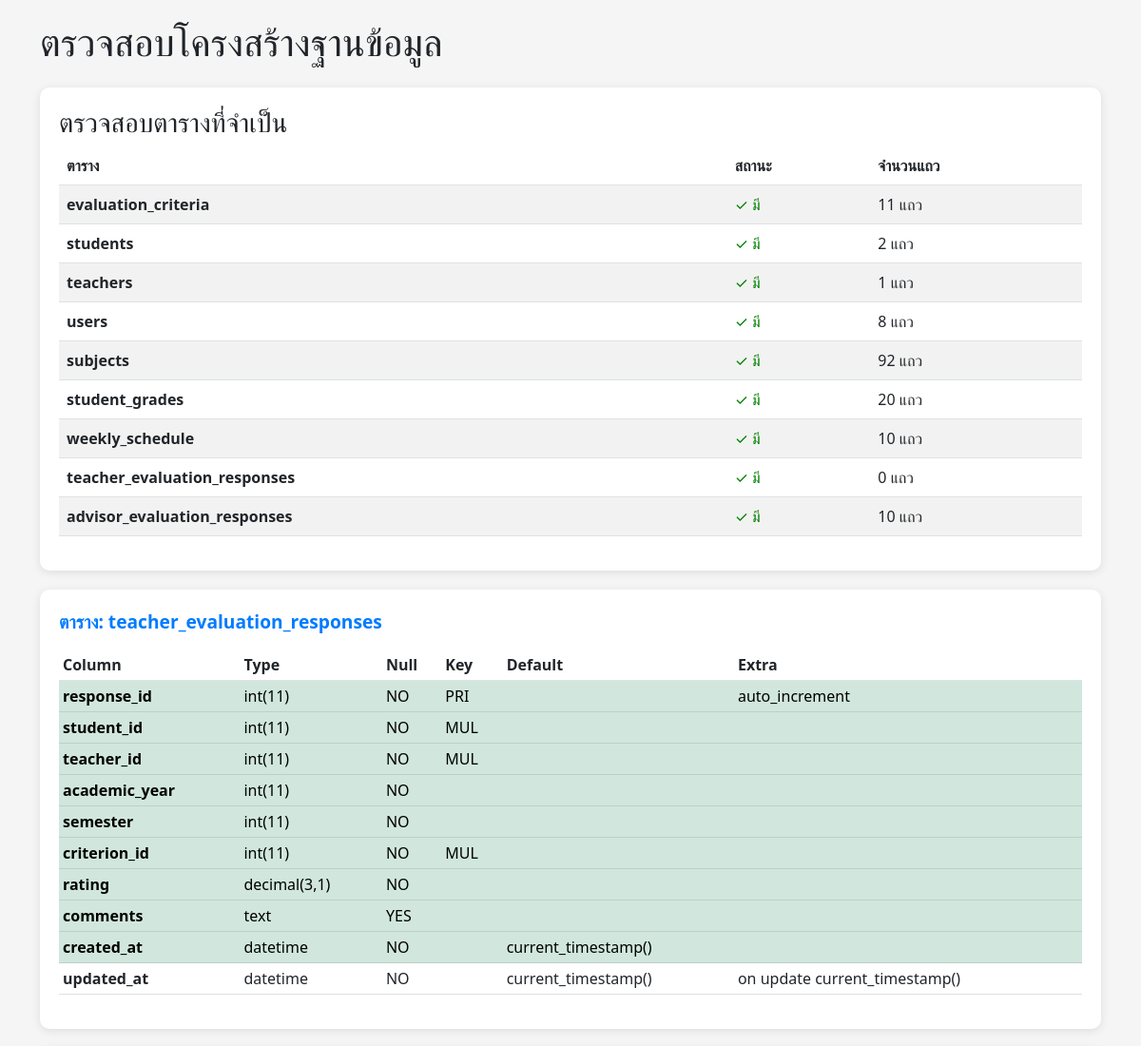
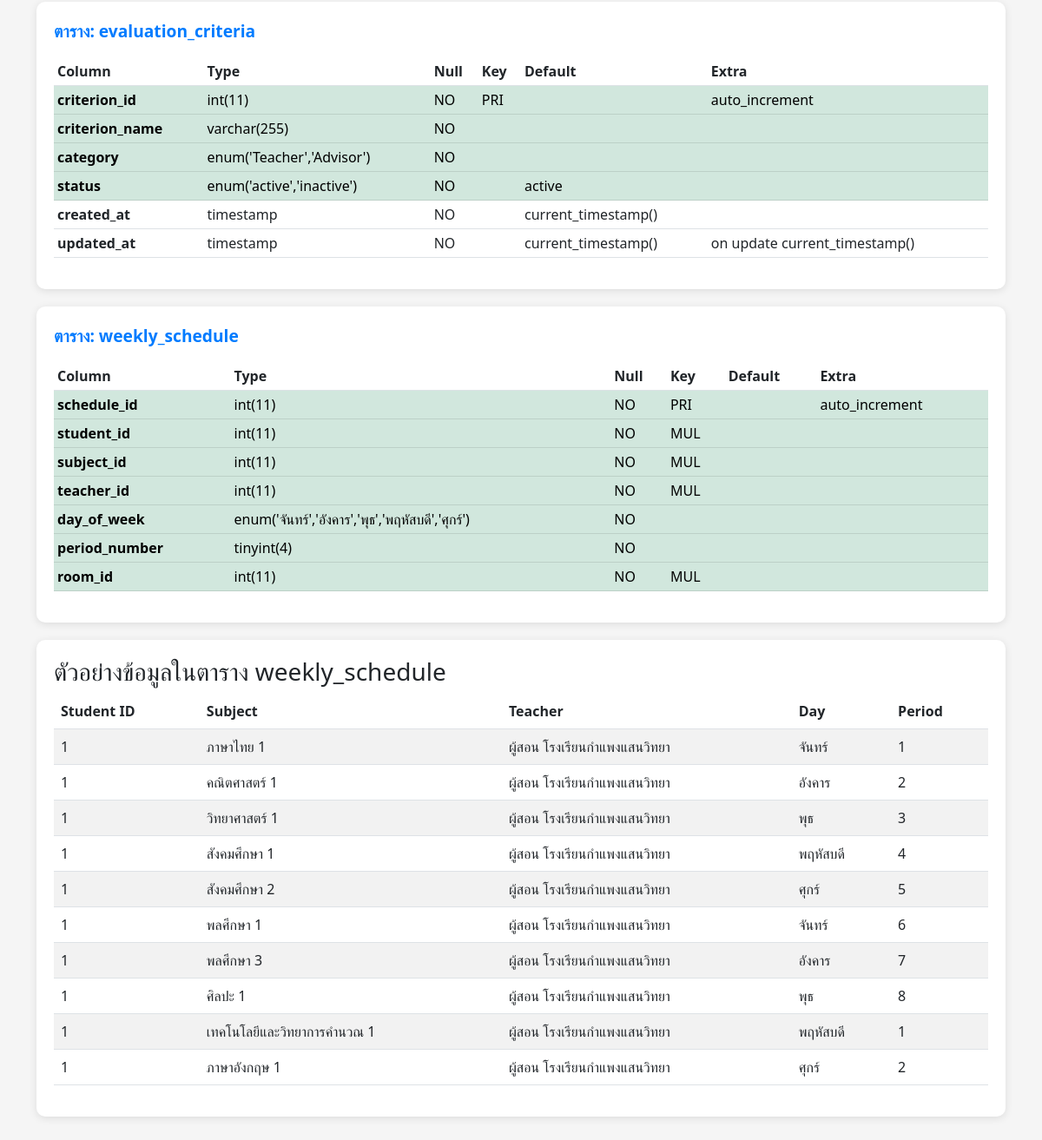
The page /check_database_structure.php on the database its author committed (2 pictures, top to bottom).
### tables this page shows
CREATE TABLE `weekly_schedule` (
  `schedule_id` int(11) NOT NULL,
  `student_id` int(11) NOT NULL,
  `subject_id` int(11) NOT NULL,
  `teacher_id` int(11) NOT NULL,
  `day_of_week` enum('จันทร์','อังคาร','พุธ','พฤหัสบดี','ศุกร์') NOT NULL,
  `period_number` tinyint(4) NOT NULL,
  `room_id` int(11) NOT NULL
);

CREATE TABLE `subjects` (
  `subject_id` int(11) NOT NULL,
  `subject_code` varchar(20) NOT NULL,
  `subject_name` varchar(100) NOT NULL,
  `credits` decimal(3,1) NOT NULL,
  `description` text,
  `grade_level` enum('ม.1','ม.2','ม.3','ม.4','ม.5','ม.6') NOT NULL,
  `area_id` int(11) NOT NULL,
  `created_at` timestamp NOT NULL DEFAULT CURRENT_TIMESTAMP,
  `updated_at` timestamp NOT NULL DEFAULT CURRENT_TIMESTAMP ON UPDATE CURRENT_TIMESTAMP
);

CREATE TABLE `users` (
  `user_id` int(11) NOT NULL,
  `username` varchar(100) NOT NULL,
  `password` varchar(255) NOT NULL,
  `prefix_name` varchar(20) NOT NULL,
  `first_name` varchar(100) NOT NULL,
  `last_name` varchar(100) NOT NULL,
  `email` varchar(100) NOT NULL,
  `phone` varchar(20) DEFAULT NULL,
  `profile_picture` varchar(255) DEFAULT NULL,
  `status` enum('active','inactive') DEFAULT 'active',
  `created_at` timestamp NULL DEFAULT CURRENT_TIMESTAMP,
  `updated_at` timestamp NULL DEFAULT CURRENT_TIMESTAMP ON UPDATE CURRENT_TIMESTAMP
);

### check_database_structure.php (the view, shortened to what this page needs)
<?php
include('db_connection.php');
?>
<!DOCTYPE html>
<html lang="th">
<head>
    <link href="https://cdnjs.cloudflare.com/ajax/libs/bootstrap/5.3.0/css/bootstrap.min.css" rel="stylesheet">
</head>
<body>
    <div class="container">
        <h1 class="mb-4"><i class="bi bi-database"></i> ตรวจสอบโครงสร้างฐานข้อมูล</h1>
<?php
$required_tables = [
    'evaluation_criteria',
    'students',
    'teachers',
    'users',
    'subjects',
    'student_grades',
    'weekly_schedule',
    'teacher_evaluation_responses',
    'advisor_evaluation_responses'
];
echo '<div class="table-section">';
echo '<h3>ตรวจสอบตารางที่จำเป็น</h3>';
echo '<table class="table table-striped">';
echo '<thead><tr><th>ตาราง</th><th>สถานะ</th><th>จำนวนแถว</th></tr></thead><tbody>';
foreach ($required_tables as $table) {
    $result = mysqli_query($conn, "SHOW TABLES LIKE '$table'");
    $exists = mysqli_num_rows($result) > 0;
    if ($exists) {
        $count_result = mysqli_query($conn, "SELECT COUNT(*) as count FROM `$table`");
        $count = mysqli_fetch_assoc($count_result)['count'];
        echo "<tr>";
        echo "<td><strong>$table</strong></td>";
        echo "<td><span class='status-ok'>✓ มี</span></td>";
        echo "<td>$count แถว</td>";
        echo "</tr>";
    } else {
        echo "<tr>";
        echo "<td><strong>$table</strong></td>";
        echo "<td><span class='status-missing'>✗ ไม่มี</span></td>";
        echo "<td>-</td>";
        echo "</tr>";
    }
}
echo '</tbody></table>';
echo '</div>';
$tables_to_check = [
    'teacher_evaluation_responses' => [
        'response_id', 'student_id', 'teacher_id', 'academic_year',
        'semester', 'criterion_id', 'rating', 'comments', 'created_at'
    ],
    'evaluation_criteria' => [
        'criterion_id', 'criterion_name', 'category', 'status'
    ],
    'weekly_schedule' => [
        'schedule_id', 'student_id', 'subject_id', 'teacher_id',
        'day_of_week', 'period_number', 'room_id'
    ]
];
foreach ($tables_to_check as $table => $required_columns) {
    echo '<div class="table-section">';
    echo "<div class='table-name'>ตาราง: $table</div>";
    $columns_result = mysqli_query($conn, "SHOW COLUMNS FROM `$table`");
    echo '<table class="table table-sm">';
    echo '<thead><tr><th>Column</th><th>Type</th><th>Null</th><th>Key</th><th>Default</th><th>Extra</th></tr></thead><tbody>';
    while ($col = mysqli_fetch_assoc($columns_result)) {
        $in_required = in_array($col['Field'], $required_columns);
        $row_class = $in_required ? 'table-success' : '';
        echo "<tr class='$row_class'>";
        echo "<td><strong>{$col['Field']}</strong></td>";
        echo "<td>{$col['Type']}</td>";
        echo "<td>{$col['Null']}</td>";
        echo "<td>{$col['Key']}</td>";
        echo "<td>{$col['Default']}</td>";
        echo "<td>{$col['Extra']}</td>";
        echo "</tr>";
    }
    echo '</tbody></table>';
    echo '</div>';
}
echo '<div class="table-section">';
echo '<h3>ตัวอย่างข้อมูลในตาราง weekly_schedule</h3>';
$sample = mysqli_query($conn, "
    SELECT ws.*, s.subject_name, u.first_name, u.last_name
    FROM weekly_schedule ws
    LEFT JOIN subjects s ON ws.subject_id = s.subject_id
    LEFT JOIN teachers t ON ws.teacher_id = t.teacher_id
    LEFT JOIN users u ON t.user_id = u.user_id
    LIMIT 10
");
if (mysqli_num_rows($sample) > 0) {
    echo '<table class="table table-striped">';
    echo '<thead><tr><th>Student ID</th><th>Subject</th><th>Teacher</th><th>Day</th><th>Period</th></tr></thead><tbody>';
    while ($row = mysqli_fetch_assoc($sample)) {
        echo "<tr>";
        echo "<td>{$row['student_id']}</td>";
        echo "<td>{$row['subject_name']}</td>";
        echo "<td>{$row['first_name']} {$row['last_name']}</td>";
        echo "<td>{$row['day_of_week']}</td>";
        echo "<td>{$row['period_number']}</td>";
        echo "</tr>";
    }
    echo '</tbody></table>';
} else {
    echo '<div class="alert alert-warning">ไม่มีข้อมูลในตาราง weekly_schedule</div>';
}
echo '</div>';
?>
</div>
</body>
</html>

### check_database_structure.php (style rules this page uses)
body { padding: 20px; background: #f5f5f5; }
.table-section { background: white; padding: 20px; margin-bottom: 20px; border-radius: 10px; box-shadow: 0 2px 10px rgba(0,0,0,0.1); }
.table-name { color: #007bff; font-weight: bold; font-size: 1.2em; margin-bottom: 15px; }
.status-ok { color: green; }

### rows shown on the page
weekly_schedule: student "1", subject.subject_name "ภาษาไทย 1", users.first_name "ผู้สอน", users.last_name "โรงเรียนกำแพงแสนวิทยา", day_of_week "จันทร์", period_number "1"
weekly_schedule: student "1", subject.subject_name "คณิตศาสตร์ 1", users.first_name "ผู้สอน", users.last_name "โรงเรียนกำแพงแสนวิทยา", day_of_week "อังคาร", period_number "2"
weekly_schedule: student "1", subject.subject_name "วิทยาศาสตร์ 1", users.first_name "ผู้สอน", users.last_name "โรงเรียนกำแพงแสนวิทยา", day_of_week "พุธ", period_number "3"
weekly_schedule: student "1", subject.subject_name "สังคมศึกษา 1", users.first_name "ผู้สอน", users.last_name "โรงเรียนกำแพงแสนวิทยา", day_of_week "พฤหัสบดี", period_number "4"
weekly_schedule: student "1", subject.subject_name "สังคมศึกษา 2", users.first_name "ผู้สอน", users.last_name "โรงเรียนกำแพงแสนวิทยา", day_of_week "ศุกร์", period_number "5"
weekly_schedule: student "1", subject.subject_name "พลศึกษา 1", users.first_name "ผู้สอน", users.last_name "โรงเรียนกำแพงแสนวิทยา", day_of_week "จันทร์", period_number "6"
weekly_schedule: student "1", subject.subject_name "พลศึกษา 3", users.first_name "ผู้สอน", users.last_name "โรงเรียนกำแพงแสนวิทยา", day_of_week "อังคาร", period_number "7"
weekly_schedule: student "1", subject.subject_name "ศิลปะ 1", users.first_name "ผู้สอน", users.last_name "โรงเรียนกำแพงแสนวิทยา", day_of_week "พุธ", period_number "8"
weekly_schedule: student "1", subject.subject_name "เทคโนโลยีและวิทยาการคำนวณ 1", users.first_name "ผู้สอน", users.last_name "โรงเรียนกำแพงแสนวิทยา", day_of_week "พฤหัสบดี", period_number "1"
weekly_schedule: student "1", subject.subject_name "ภาษาอังกฤษ 1", users.first_name "ผู้สอน", users.last_name "โรงเรียนกำแพงแสนวิทยา", day_of_week "ศุกร์", period_number "2"

### other values the page prints
$table "evaluation_criteria"
$count "11"
$table "students"
$count "2"
$table "teachers"
$count "1"
$table "users"
$count "8"
$table "subjects"
$count "92"
$table "student_grades"
$count "20"
$table "weekly_schedule"
$count "10"
$table "teacher_evaluation_responses"
